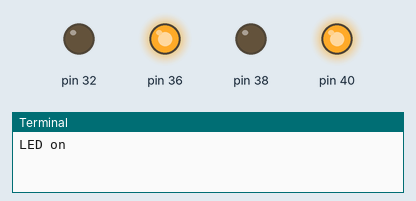
Recording of a program running on a simulated Raspberry Pi (header pin numbers). Shown: output pins drawn as LEDs (lit = HIGH), the last lines printed to the terminal.

Above: at 0.5 s.
At 3.5 s:
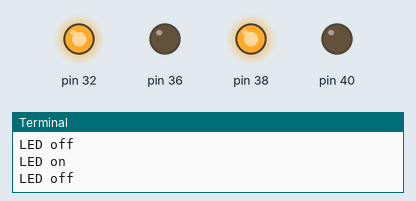
Timing chart, 0 to 4.6 s (numbered marks = the images above):
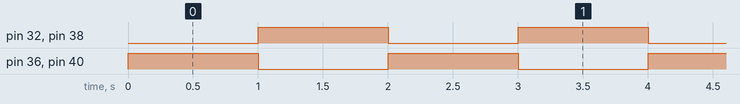

The program:

4LEDBlinking.py
```python
import RPi.GPIO as GPIO
import datetime
import time

GPIO.setmode(GPIO.BOARD)
GPIO.setwarnings(False)
GPIO.setup(40,GPIO.OUT)
GPIO.setup(38,GPIO.OUT)
GPIO.setup(36,GPIO.OUT)
GPIO.setup(32,GPIO.OUT)

while True:
	print ("LED on")
	GPIO.output(40,GPIO.HIGH)
	GPIO.output(38,GPIO.LOW)
	GPIO.output(36,GPIO.HIGH)
	GPIO.output(32,GPIO.LOW)
	time.sleep(1)
	print ("LED off")
	GPIO.output(40,GPIO.LOW)
	GPIO.output(38,GPIO.HIGH)
	GPIO.output(36,GPIO.LOW)
	GPIO.output(32,GPIO.HIGH)
	time.sleep(1)
```

Measured:
- by itself, pin 32, pin 36, pin 38, pin 40: alternates HIGH for 1.0 s and LOW for 1.0 s
